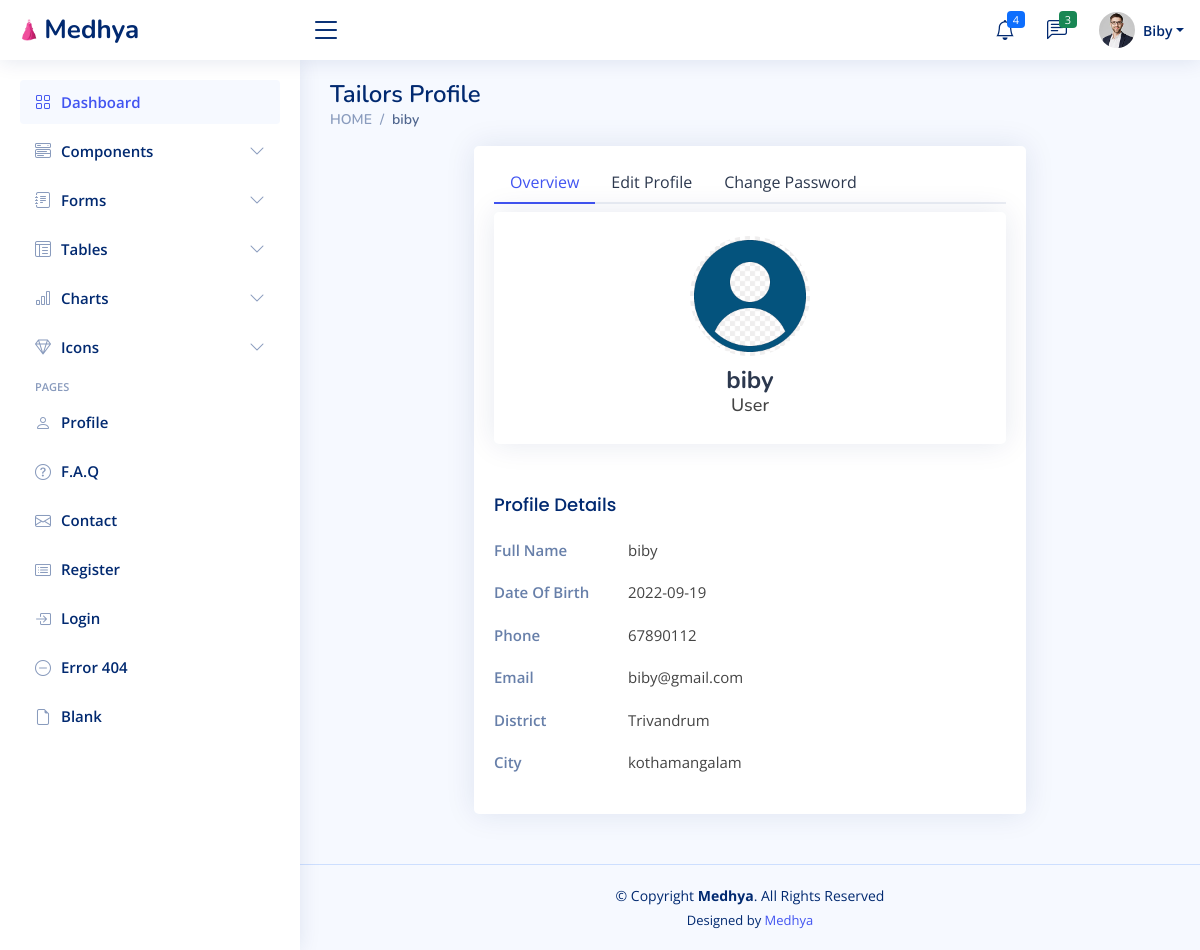
Screenshot of /user/profile.php (signed in) with the database file from the repository.
### tables this page shows
CREATE TABLE `registration` (
  `email` varchar(50) NOT NULL,
  `name` varchar(50) NOT NULL,
  `phone` int(10) NOT NULL,
  `dateofbirth` date NOT NULL,
  `city` varchar(50) NOT NULL,
  `gender` varchar(50) NOT NULL,
  `pic` varchar(100) NOT NULL DEFAULT 'default.png',
  `distid` int(11) NOT NULL
);

CREATE TABLE `district` (
  `distid` int(11) NOT NULL,
  `district` varchar(30) NOT NULL
);

### php/connect.php (called while the page is built, shortened)
<?php
$conn = mysqli_connect("localhost", "root", "", "Medhya");
function select($sql)
{
  global $conn;
  $res = mysqli_query($conn, $sql);
  if ($res)
    return $res;
  else
    return False;
}
?>

### user/profile.php (the view, shortened to what this page needs)
<?php
require('header.php');
?>
<main id="main" class="main">
  <div class="pagetitle">
    <h1>Tailors Profile</h1>
    <nav>
      <ol class="breadcrumb">
        <li class="breadcrumb-item"><a href="index.html">HOME</a></li>
        <li class="breadcrumb-item active"><?php echo $user['name'];?></li>
      </ol>
    </nav>
  </div>
  <section class="section profile">
    <div class="row">
        <div class="col-xl-8 offset-2">
          <div class="card">
            <div class="card-body pt-3">
              <ul class="nav nav-tabs nav-tabs-bordered">
                <li class="nav-item">
                  <button class="nav-link active" data-bs-toggle="tab" data-bs-target="#profile-overview">Overview</button>
                </li>
                <li class="nav-item">
                  <button class="nav-link" data-bs-toggle="tab" data-bs-target="#profile-edit">Edit Profile</button>
                </li>
                <li class="nav-item">
                  <button class="nav-link" data-bs-toggle="tab" data-bs-target="#profile-change-password">Change Password</button>
                </li>
              </ul>
              <div class="tab-content pt-2">
                <div class="tab-pane fade show active profile-overview" id="profile-overview">
                 <div class="card">
                  <div class="card-body profile-card pt-4 d-flex flex-column align-items-center">
                    <img src="profile/<?php echo $user['pic'];?>" alt="Profile" class="rounded-circle">
                    <h2><?php echo $user['name'];?></h2>
                    <h3>User</h3>
                  </div>
                </div>
                <h5 class="card-title">Profile Details</h5>
                <div class="row">
                  <div class="col-lg-3 col-md-4 label ">Full Name</div>
                  <div class="col-lg-9 col-md-8"><?php echo $user['name'];?></div>
                </div>
                <div class="row">
                  <div class="col-lg-3 col-md-4 label">Date Of Birth</div>
                  <div class="col-lg-9 col-md-8"><?php echo $user['dateofbirth'];?></div>
                </div>
                <div class="row">
                  <div class="col-lg-3 col-md-4 label">Phone</div>
                  <div class="col-lg-9 col-md-8"><?php echo $user['phone'];?></div>
                </div>
                <div class="row">
                  <div class="col-lg-3 col-md-4 label">Email</div>
                  <div class="col-lg-9 col-md-8"><?php echo $user['email'];?></div>
                </div>
                <div class="row">
                  <?php
                  $did=$user['distid'];
                  $d=select("select * from district where distid='$did';");
                  $di=mysqli_fetch_assoc($d);
                  ?>
                  <div class="col-lg-3 col-md-4 label">District</div>
                  <div class="col-lg-9 col-md-8"><?php echo $di['district'];?></div>
                </div>
                 <div class="row">
                  <div class="col-lg-3 col-md-4 label">City</div>
                  <div class="col-lg-9 col-md-8"><?php echo $user['city'];?></div>
                </div>
              </div>
          </div>
        </div>
      </div>
    </div>
  </div>
</section>
</main>
<?php
require('footer.php');
?>

### user/header.php (shortened to what this page needs)
<?php
require("../php/connect.php");
$email=$_SESSION['email'];
$sql="select * from registration where email='$email'";
$res=select($sql);
$user=mysqli_fetch_assoc($res);
?>
<!DOCTYPE html>
<html lang="en">
<head>
  <link href="assets/vendor/bootstrap/css/bootstrap.min.css" rel="stylesheet">
  <link href="assets/vendor/bootstrap-icons/bootstrap-icons.css" rel="stylesheet">
  <link href="assets/vendor/boxicons/css/boxicons.min.css" rel="stylesheet">
  <link href="assets/vendor/quill/quill.snow.css" rel="stylesheet">
  <link href="assets/vendor/quill/quill.bubble.css" rel="stylesheet">
  <link href="assets/vendor/remixicon/remixicon.css" rel="stylesheet">
  <link href="assets/vendor/simple-datatables/style.css" rel="stylesheet">
  <link href="assets/css/style.css" rel="stylesheet">
</head>
<body>
  <header id="header" class="header fixed-top d-flex align-items-center">
    <div class="d-flex align-items-center justify-content-between">
      <a href="index.php" class="logo d-flex align-items-center">
        <img src="assets/img/logo.png" alt="">
        <span class="d-none d-lg-block">Medhya</span>
      </a>
      <i class="bi bi-list toggle-sidebar-btn"></i>
    </div>
    <nav class="header-nav ms-auto">
      <ul class="d-flex align-items-center">
        <li class="nav-item dropdown">
          <a class="nav-link nav-icon" href="#" data-bs-toggle="dropdown">
            <i class="bi bi-bell"></i>
            <span class="badge bg-primary badge-number">4</span>
          </a>
        </li>
        <li class="nav-item dropdown">
          <a class="nav-link nav-icon" href="#" data-bs-toggle="dropdown">
            <i class="bi bi-chat-left-text"></i>
            <span class="badge bg-success badge-number">3</span>
          </a>
        </li>
        <li class="nav-item dropdown pe-3">
          <a class="nav-link nav-profile d-flex align-items-center pe-0" href="#" data-bs-toggle="dropdown">
            <img src="assets/img/profile-img.jpg" alt="Profile" class="rounded-circle">
            <span class="d-none d-md-block dropdown-toggle ps-2" style="text-transform: capitalize;"><?php echo $user['name'];?></span>
          </a>
        </li>
      </ul>
    </nav>
  </header>
  <aside id="sidebar" class="sidebar">
    <ul class="sidebar-nav" id="sidebar-nav">
      <li class="nav-item">
        <a class="nav-link " href="index.html">
          <i class="bi bi-grid"></i>
          <span>Dashboard</span>
        </a>
      </li>
      <li class="nav-item">
        <a class="nav-link collapsed" data-bs-target="#components-nav" data-bs-toggle="collapse" href="#">
          <i class="bi bi-menu-button-wide"></i><span>Components</span><i class="bi bi-chevron-down ms-auto"></i>
        </a>
      </li>
      <li class="nav-item">
        <a class="nav-link collapsed" data-bs-target="#forms-nav" data-bs-toggle="collapse" href="#">
          <i class="bi bi-journal-text"></i><span>Forms</span><i class="bi bi-chevron-down ms-auto"></i>
        </a>
      </li>
      <li class="nav-item">
        <a class="nav-link collapsed" data-bs-target="#tables-nav" data-bs-toggle="collapse" href="#">
          <i class="bi bi-layout-text-window-reverse"></i><span>Tables</span><i class="bi bi-chevron-down ms-auto"></i>
        </a>
      </li>
      <li class="nav-item">
        <a class="nav-link collapsed" data-bs-target="#charts-nav" data-bs-toggle="collapse" href="#">
          <i class="bi bi-bar-chart"></i><span>Charts</span><i class="bi bi-chevron-down ms-auto"></i>
        </a>
      </li>
      <li class="nav-item">
        <a class="nav-link collapsed" data-bs-target="#icons-nav" data-bs-toggle="collapse" href="#">
          <i class="bi bi-gem"></i><span>Icons</span><i class="bi bi-chevron-down ms-auto"></i>
        </a>
      </li>
      <li class="nav-heading">Pages</li>
      <li class="nav-item">
        <a class="nav-link collapsed" href="users-profile.html">
          <i class="bi bi-person"></i>
          <span>Profile</span>
        </a>
      </li>
      <li class="nav-item">
        <a class="nav-link collapsed" href="pages-faq.html">
          <i class="bi bi-question-circle"></i>
          <span>F.A.Q</span>
        </a>
      </li>
      <li class="nav-item">
        <a class="nav-link collapsed" href="pages-contact.html">
          <i class="bi bi-envelope"></i>
          <span>Contact</span>
        </a>
      </li>
      <li class="nav-item">
        <a class="nav-link collapsed" href="pages-register.html">
          <i class="bi bi-card-list"></i>
          <span>Register</span>
        </a>
      </li>
      <li class="nav-item">
        <a class="nav-link collapsed" href="pages-login.html">
          <i class="bi bi-box-arrow-in-right"></i>
          <span>Login</span>
        </a>
      </li>
      <li class="nav-item">
        <a class="nav-link collapsed" href="pages-error-404.html">
          <i class="bi bi-dash-circle"></i>
          <span>Error 404</span>
        </a>
      </li>
      <li class="nav-item">
        <a class="nav-link collapsed" href="pages-blank.html">
          <i class="bi bi-file-earmark"></i>
          <span>Blank</span>
        </a>
      </li>
    </ul>
  </aside>

### user/assets/css/style.css (style rules this page uses)
:root { scroll-behavior: smooth; }
body { font-family: "Open Sans", sans-serif; background: #f6f9ff; color: #444444; }
a { color: #4154f1; text-decoration: none; }
h1, h2, h3, h4, h5, h6 { font-family: "Nunito", sans-serif; }
#main { margin-top: 60px; padding: 20px 30px; transition: all 0.3s; }
.pagetitle { margin-bottom: 10px; }
.pagetitle h1 { font-size: 24px; margin-bottom: 0; font-weight: 600; color: #012970; }
.card { margin-bottom: 30px; border: none; border-radius: 5px; box-shadow: 0px 0 30px rgba(1, 41, 112, 0.1); }
.card-title { padding: 20px 0 15px 0; font-size: 18px; font-weight: 500; color: #012970; font-family: "Poppins", sans-serif; }
.card-body { padding: 0 20px 20px 20px; }
.breadcrumb { font-size: 14px; font-family: "Nunito", sans-serif; color: #899bbd; font-weight: 600; }
.breadcrumb a { color: #899bbd; transition: 0.3s; }
.breadcrumb .breadcrumb-item::before { color: #899bbd; }
.breadcrumb .active { color: #51678f; font-weight: 600; }
.nav-tabs-bordered { border-bottom: 2px solid #ebeef4; }
.nav-tabs-bordered .nav-link { margin-bottom: -2px; border: none; color: #2c384e; }
.nav-tabs-bordered .nav-link.active { background-color: #fff; color: #4154f1; border-bottom: 2px solid #4154f1; }
.logo { line-height: 1; }
@media (min-width: 1200px) { .logo { width: 280px; } }
.logo img { max-height: 26px; margin-right: 6px; }
.logo span { font-size: 26px; font-weight: 700; color: #012970; font-family: "Nunito", sans-serif; }
.header { transition: all 0.5s; z-index: 997; height: 60px; box-shadow: 0px 2px 20px rgba(1, 41, 112, 0.1); background-color: #fff; padding-left: 20px; }
.header .toggle-sidebar-btn { font-size: 32px; padding-left: 10px; cursor: pointer; color: #012970; }
.header-nav ul { list-style: none; }
.header-nav > ul { margin: 0; padding: 0; }
.header-nav .nav-icon { font-size: 20px; color: #012970; }
.header-nav .nav-profile { color: #012970; }
.header-nav .nav-profile img { max-height: 36px; }
.header-nav .nav-profile span { font-size: 14px; font-weight: 600; }
.header-nav .badge-number { position: absolute; inset: 4px 6px auto auto; font-weight: normal; font-size: 11px; padding: 3px 6px; }
.sidebar { position: fixed; top: 60px; left: 0; bottom: 0; width: 300px; z-index: 996; transition: all 0.3s; padding: 20px; overflow-y: auto; scrollbar-width: thin; scrollbar-color: #aab7cf transparent; box-shadow: 0px 0px 20px rgba(1, 41, 112, 0.1); background-color: #fff; }
@media (min-width: 1200px) { #main, #footer { margin-left: 300px; } }
.sidebar-nav { padding: 0; margin: 0; list-style: none; }
.sidebar-nav li { padding: 0; margin: 0; list-style: none; }
.sidebar-nav .nav-item { margin-bottom: 5px; }
.sidebar-nav .nav-heading { font-size: 11px; text-transform: uppercase; color: #899bbd; font-weight: 600; margin: 10px 0 5px 15px; }
.sidebar-nav .nav-link { display: flex; align-items: center; font-size: 15px; font-weight: 600; color: #4154f1; transition: 0.3; background: #f6f9ff; padding: 10px 15px; border-radius: 4px; }
.sidebar-nav .nav-link i { font-size: 16px; margin-right: 10px; color: #4154f1; }
.sidebar-nav .nav-link.collapsed { color: #012970; background: #fff; }
.sidebar-nav .nav-link.collapsed i { color: #899bbd; }
.sidebar-nav .nav-link .bi-chevron-down { margin-right: 0; transition: transform 0.2s ease-in-out; }
.profile .profile-card img { max-width: 120px; }
.profile .profile-card h2 { font-size: 24px; font-weight: 700; color: #2c384e; margin: 10px 0 0 0; }
.profile .profile-card h3 { font-size: 18px; }
.profile .profile-overview .row { margin-bottom: 20px; font-size: 15px; }
.profile .profile-overview .card-title { color: #012970; }
.profile .profile-overview .label { font-weight: 600; color: rgba(1, 41, 112, 0.6); }

### rows the page displays
registration: name "Biby", name "biby", pic (placeholder picture), dateofbirth "2022-09-19", phone "67890112", email "biby@gmail.com", city "kothamangalam"
district: district "Trivandrum"
